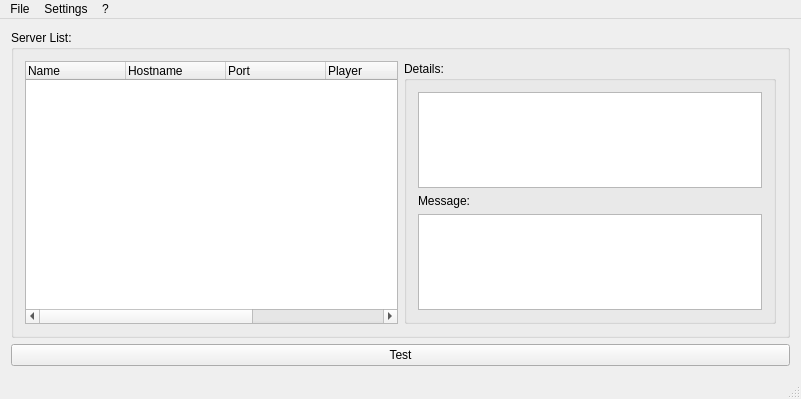
<?xml version="1.0" encoding="UTF-8"?>
<ui version="4.0">
 <class>FrmMain</class>
 <widget class="QMainWindow" name="FrmMain">
  <property name="geometry">
   <rect>
    <x>0</x>
    <y>0</y>
    <width>801</width>
    <height>399</height>
   </rect>
  </property>
  <property name="windowTitle">
   <string>OpenGMP</string>
  </property>
  <widget class="QWidget" name="centralWidget">
   <layout class="QVBoxLayout" name="verticalLayout_2">
    <item>
     <widget class="QGroupBox" name="gbxServerList">
      <property name="title">
       <string>Server List:</string>
      </property>
      <layout class="QHBoxLayout" name="horizontalLayout">
       <item>
        <widget class="QTreeWidget" name="treeServerList">
         <column>
          <property name="text">
           <string>Name</string>
          </property>
         </column>
         <column>
          <property name="text">
           <string>Hostname</string>
          </property>
         </column>
         <column>
          <property name="text">
           <string>Port</string>
          </property>
         </column>
         <column>
          <property name="text">
           <string>Player</string>
          </property>
         </column>
         <column>
          <property name="text">
           <string>Ping</string>
          </property>
         </column>
         <column>
          <property name="text">
           <string>Version</string>
          </property>
         </column>
        </widget>
       </item>
       <item>
        <widget class="QGroupBox" name="gbxDetails">
         <property name="title">
          <string>Details:</string>
         </property>
         <layout class="QVBoxLayout" name="verticalLayout">
          <item>
           <widget class="QGraphicsView" name="gvBanner"/>
          </item>
          <item>
           <widget class="QLabel" name="lblMessage">
            <property name="text">
             <string>Message:</string>
            </property>
           </widget>
          </item>
          <item>
           <widget class="QTextEdit" name="txtMotd">
            <property name="readOnly">
             <bool>true</bool>
            </property>
           </widget>
          </item>
         </layout>
        </widget>
       </item>
      </layout>
     </widget>
    </item>
    <item>
     <widget class="QPushButton" name="btnTest">
      <property name="text">
       <string>Test</string>
      </property>
     </widget>
    </item>
   </layout>
  </widget>
  <widget class="QMenuBar" name="menuBar">
   <property name="geometry">
    <rect>
     <x>0</x>
     <y>0</y>
     <width>801</width>
     <height>22</height>
    </rect>
   </property>
   <widget class="QMenu" name="menuSettings">
    <property name="title">
     <string>File</string>
    </property>
    <addaction name="actionExit"/>
   </widget>
   <widget class="QMenu" name="menuSettings_2">
    <property name="title">
     <string>Settings</string>
    </property>
    <addaction name="actionMainSettings"/>
   </widget>
   <widget class="QMenu" name="menu">
    <property name="title">
     <string>?</string>
    </property>
    <addaction name="actionLog_Console"/>
    <addaction name="separator"/>
    <addaction name="actionAbout"/>
   </widget>
   <addaction name="menuSettings"/>
   <addaction name="menuSettings_2"/>
   <addaction name="menu"/>
  </widget>
  <widget class="QStatusBar" name="statusBar"/>
  <action name="actionExit">
   <property name="text">
    <string>Exit</string>
   </property>
  </action>
  <action name="actionMainSettings">
   <property name="text">
    <string>Main Settings</string>
   </property>
  </action>
  <action name="actionAbout">
   <property name="text">
    <string>About</string>
   </property>
  </action>
  <action name="actionLog_Console">
   <property name="text">
    <string>Log Console</string>
   </property>
  </action>
 </widget>
 <layoutdefault spacing="6" margin="11"/>
 <resources/>
 <connections/>
</ui>
